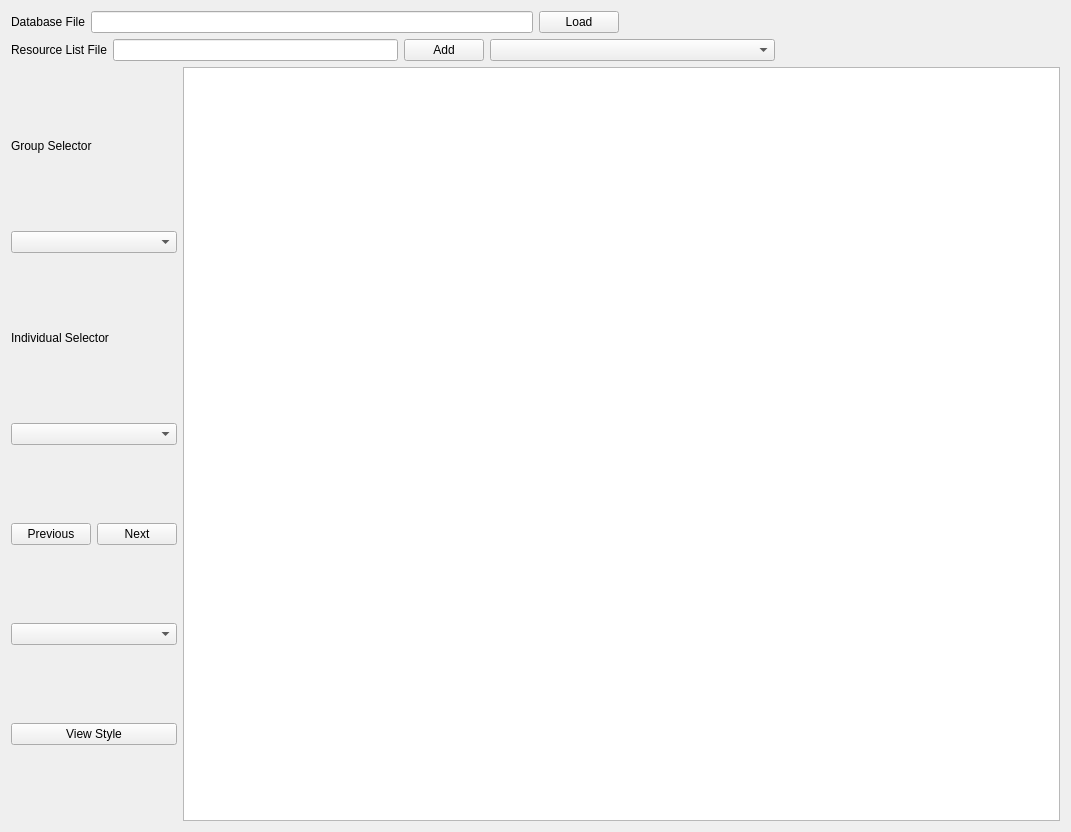
<?xml version="1.0" encoding="UTF-8"?>
<ui version="4.0">
 <class>Form</class>
 <widget class="QWidget" name="Form">
  <property name="geometry">
   <rect>
    <x>0</x>
    <y>0</y>
    <width>1071</width>
    <height>832</height>
   </rect>
  </property>
  <property name="windowTitle">
   <string>Form</string>
  </property>
  <layout class="QGridLayout" name="gridLayout">
   <item row="0" column="0">
    <layout class="QVBoxLayout" name="verticalLayout">
     <item>
      <layout class="QVBoxLayout" name="verticalLayout_2">
       <item>
        <layout class="QVBoxLayout" name="verticalLayout_6">
         <item>
          <layout class="QHBoxLayout" name="horizontalLayout_2">
           <item>
            <widget class="QLabel" name="label">
             <property name="text">
              <string>Database File</string>
             </property>
            </widget>
           </item>
           <item>
            <widget class="QLineEdit" name="lineEdit_dbFileName">
             <property name="sizePolicy">
              <sizepolicy hsizetype="Expanding" vsizetype="Fixed">
               <horstretch>0</horstretch>
               <verstretch>0</verstretch>
              </sizepolicy>
             </property>
            </widget>
           </item>
           <item>
            <widget class="QPushButton" name="pushButton_loadDBFile">
             <property name="text">
              <string>Load</string>
             </property>
            </widget>
           </item>
           <item>
            <spacer name="horizontalSpacer">
             <property name="orientation">
              <enum>Qt::Horizontal</enum>
             </property>
             <property name="sizeHint" stdset="0">
              <size>
               <width>40</width>
               <height>20</height>
              </size>
             </property>
            </spacer>
           </item>
          </layout>
         </item>
        </layout>
       </item>
       <item>
        <layout class="QVBoxLayout" name="verticalLayout_5">
         <item>
          <layout class="QHBoxLayout" name="horizontalLayout_3">
           <item>
            <widget class="QLabel" name="label_2">
             <property name="text">
              <string>Resource List File</string>
             </property>
            </widget>
           </item>
           <item>
            <widget class="QLineEdit" name="lineEdit_rscFileName">
             <property name="sizePolicy">
              <sizepolicy hsizetype="Expanding" vsizetype="Fixed">
               <horstretch>0</horstretch>
               <verstretch>0</verstretch>
              </sizepolicy>
             </property>
            </widget>
           </item>
           <item>
            <widget class="QPushButton" name="pushButton">
             <property name="text">
              <string>Add</string>
             </property>
            </widget>
           </item>
           <item>
            <widget class="QComboBox" name="comboBox_rscList">
             <property name="sizePolicy">
              <sizepolicy hsizetype="Expanding" vsizetype="Fixed">
               <horstretch>0</horstretch>
               <verstretch>0</verstretch>
              </sizepolicy>
             </property>
            </widget>
           </item>
           <item>
            <spacer name="horizontalSpacer_2">
             <property name="orientation">
              <enum>Qt::Horizontal</enum>
             </property>
             <property name="sizeHint" stdset="0">
              <size>
               <width>40</width>
               <height>20</height>
              </size>
             </property>
            </spacer>
           </item>
          </layout>
         </item>
        </layout>
       </item>
      </layout>
     </item>
     <item>
      <layout class="QHBoxLayout" name="horizontalLayout">
       <item>
        <layout class="QVBoxLayout" name="verticalLayout_3">
         <item>
          <widget class="QLabel" name="label_3">
           <property name="sizePolicy">
            <sizepolicy hsizetype="Preferred" vsizetype="Fixed">
             <horstretch>0</horstretch>
             <verstretch>0</verstretch>
            </sizepolicy>
           </property>
           <property name="text">
            <string>Group Selector</string>
           </property>
          </widget>
         </item>
         <item>
          <widget class="QComboBox" name="comboBox_groupList"/>
         </item>
         <item>
          <widget class="QLabel" name="label_4">
           <property name="sizePolicy">
            <sizepolicy hsizetype="Minimum" vsizetype="Fixed">
             <horstretch>0</horstretch>
             <verstretch>0</verstretch>
            </sizepolicy>
           </property>
           <property name="text">
            <string>Individual Selector</string>
           </property>
          </widget>
         </item>
         <item>
          <widget class="QComboBox" name="comboBox_itemList"/>
         </item>
         <item>
          <layout class="QHBoxLayout" name="horizontalLayout_4">
           <item>
            <widget class="QPushButton" name="pushButton_2">
             <property name="text">
              <string>Previous</string>
             </property>
            </widget>
           </item>
           <item>
            <widget class="QPushButton" name="pushButton_3">
             <property name="text">
              <string>Next</string>
             </property>
            </widget>
           </item>
          </layout>
         </item>
         <item>
          <layout class="QHBoxLayout" name="horizontalLayout_6">
           <item>
            <widget class="QComboBox" name="comboBox_viewStyles"/>
           </item>
          </layout>
         </item>
         <item>
          <layout class="QHBoxLayout" name="horizontalLayout_5">
           <item>
            <widget class="QPushButton" name="pushButton_changeViewStyle">
             <property name="text">
              <string>View Style</string>
             </property>
            </widget>
           </item>
          </layout>
         </item>
        </layout>
       </item>
       <item>
        <layout class="QVBoxLayout" name="verticalLayout_4">
         <item>
          <widget class="QGraphicsView" name="graphicsView"/>
         </item>
        </layout>
       </item>
      </layout>
     </item>
    </layout>
   </item>
  </layout>
 </widget>
 <resources/>
 <connections/>
</ui>
